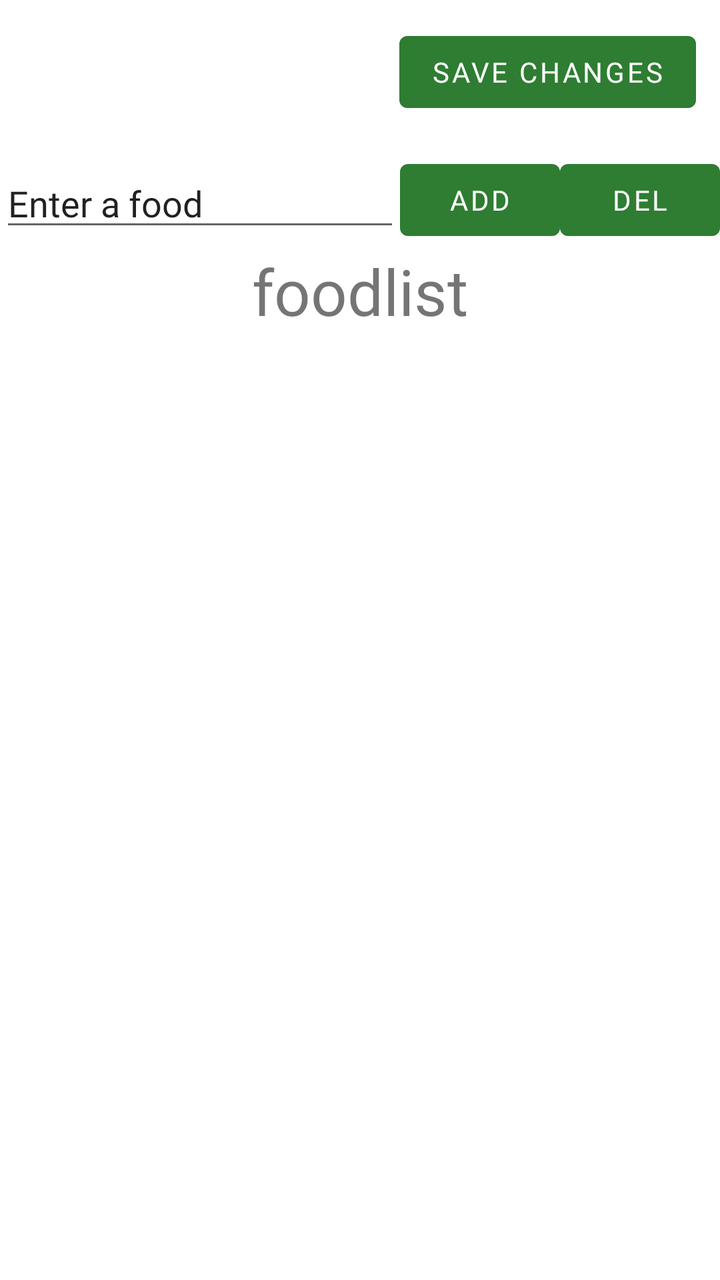
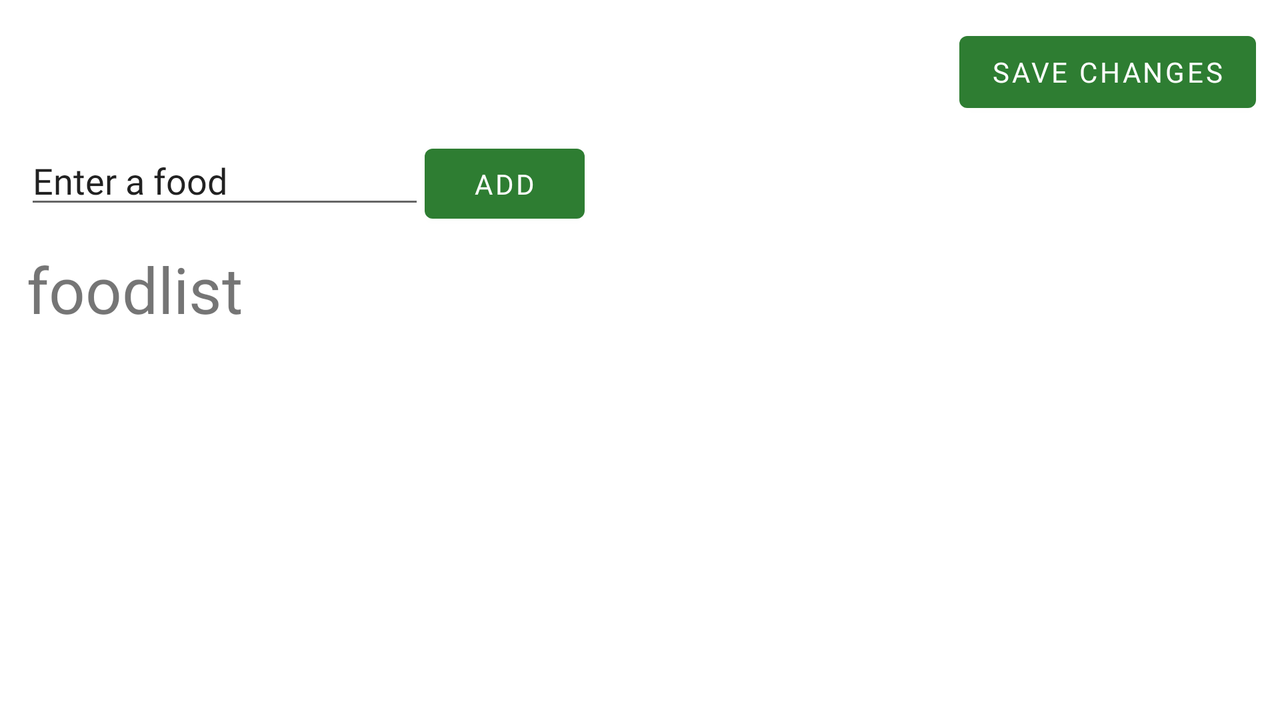

Two renders of one Android screen. The first uses the default layout on a phone; the second uses the alternative layout the repository ships for a different screen configuration, on a matching device. The two XML files are below.
<!-- AndroidManifest.xml: application theme Theme.WhereToEat -->
<!-- res/layout/activity_food_list.xml -->
<?xml version="1.0" encoding="utf-8"?>
<androidx.constraintlayout.widget.ConstraintLayout xmlns:android="http://schemas.android.com/apk/res/android"
    xmlns:app="http://schemas.android.com/apk/res-auto"
    xmlns:tools="http://schemas.android.com/tools"
    android:layout_width="match_parent"
    android:layout_height="match_parent"

    tools:context=".FoodList">
    <Button
        android:id="@+id/save_button"
        android:layout_width="wrap_content"
        android:layout_height="wrap_content"
        android:text="@string/save"
        android:layout_margin="12dp"
        app:layout_constraintEnd_toEndOf="parent"
        app:layout_constraintTop_toTopOf="parent"/>
    <LinearLayout
        android:id="@+id/enter_food"
        android:layout_width="match_parent"
        android:layout_height="wrap_content"
        android:gravity="center"
        android:layout_marginTop="16dp"
        app:layout_constraintStart_toStartOf="parent"
        app:layout_constraintEnd_toEndOf="parent"
        app:layout_constraintTop_toBottomOf="@+id/save_button">
        <EditText
            android:id="@+id/new_food_text"
            android:layout_width="200dp"
            android:layout_height="wrap_content"
            android:ems="10"
            android:inputType="textPersonName"
            android:text="@string/enter_a_food" />
        <Button
            android:id="@+id/add_button"
            android:layout_width="80dp"
            android:layout_height="wrap_content"
            android:text="@string/add" />
        <Button
            android:id="@+id/remove_button"
            android:layout_width="80dp"
            android:layout_height="wrap_content"
            android:text="@string/remove" />
    </LinearLayout>

    <TextView
        android:id="@+id/food_list"
        android:layout_width="wrap_content"
        android:layout_height="wrap_content"
        android:text="foodlist"
        android:textSize="32sp"
        app:layout_constraintEnd_toEndOf="parent"
        app:layout_constraintStart_toStartOf="parent"
        app:layout_constraintTop_toBottomOf="@+id/enter_food" />

    <androidx.recyclerview.widget.RecyclerView
        android:id="@+id/rv_foods"
        android:layout_width="match_parent"
        android:layout_height="match_parent"/>

</androidx.constraintlayout.widget.ConstraintLayout>
<!-- resources referenced by this layout -->
<resources>
  <string name="add">Add</string>
  <string name="enter_a_food">Enter a food</string>
  <string name="remove">Del</string>
  <string name="save">Save Changes</string>
  <style name="Theme.WhereToEat" parent="Theme.MaterialComponents.DayNight.DarkActionBar">
          
          <item name="colorPrimary">@color/green</item>
          <item name="colorPrimaryVariant">@color/green_dark</item>
          <item name="colorOnPrimary">@color/white</item>
          
          <item name="colorSecondary">@color/orange</item>
          <item name="colorSecondaryVariant">@color/orange_dark</item>
          <item name="colorOnSecondary">@color/black</item>
          
          <item name="android:statusBarColor" tools:targetApi="l">?attr/colorPrimaryVariant</item>
          
          <item name="android:fontFamily">@font/aclonica</item>
          <item name="fontFamily">@font/aclonica</item>
      </style>
  <color name="green">#2e7d32</color>
  <color name="green_dark">#005005</color>
  <color name="white">#FFFFFFFF</color>
  <color name="orange">#ff8f00</color>
  <color name="orange_dark">#c56000</color>
  <color name="black">#FF000000</color>
</resources>
<!-- res/layout-land/activity_food_list.xml (the repository's variant of the layout above) -->
<!-- drawn on the phone turned sideways -->
<?xml version="1.0" encoding="utf-8"?>
<androidx.constraintlayout.widget.ConstraintLayout xmlns:android="http://schemas.android.com/apk/res/android"
    xmlns:app="http://schemas.android.com/apk/res-auto"
    xmlns:tools="http://schemas.android.com/tools"
    android:layout_width="match_parent"
    android:layout_height="match_parent"

    tools:context=".FoodList">

    <Button
        android:id="@+id/save_button"
        android:layout_width="wrap_content"
        android:layout_height="wrap_content"
        android:layout_margin="12dp"
        android:layout_marginTop="16dp"
        android:layout_marginEnd="16dp"
        android:text="@string/save"
        app:layout_constraintEnd_toEndOf="parent"
        app:layout_constraintTop_toTopOf="parent" />

    <LinearLayout
        android:id="@+id/enter_food"
        android:layout_width="332dp"
        android:layout_height="47dp"
        android:layout_marginTop="8dp"
        app:layout_constraintEnd_toEndOf="parent"
        app:layout_constraintHorizontal_bias="0.04"
        app:layout_constraintStart_toStartOf="parent"
        app:layout_constraintTop_toBottomOf="@+id/save_button">

        <EditText
            android:id="@+id/new_food_text"
            android:layout_width="200dp"
            android:layout_height="wrap_content"
            android:ems="10"
            android:inputType="textPersonName"
            android:text="@string/enter_a_food" />

        <Button
            android:id="@+id/add_button"
            android:layout_width="80dp"
            android:layout_height="wrap_content"
            android:text="@string/add" />
        
        
        
        
        
    </LinearLayout>

    <TextView
        android:id="@+id/food_list"
        android:layout_width="wrap_content"
        android:layout_height="wrap_content"
        android:layout_marginTop="8dp"
        android:text="foodlist"
        android:textSize="32sp"
        app:layout_constraintEnd_toEndOf="parent"
        app:layout_constraintHorizontal_bias="0.025"
        app:layout_constraintStart_toStartOf="parent"
        app:layout_constraintTop_toBottomOf="@+id/enter_food" />

    <androidx.recyclerview.widget.RecyclerView
        android:id="@+id/rv_foods"
        android:layout_width="329dp"
        android:layout_height="217dp"
        android:layout_marginTop="68dp"
        app:layout_constraintEnd_toEndOf="parent"
        app:layout_constraintHorizontal_bias="0.932"
        app:layout_constraintStart_toStartOf="parent"
        app:layout_constraintTop_toTopOf="parent" />

</androidx.constraintlayout.widget.ConstraintLayout>
<!-- resources referenced by the variant -->
<!-- as the phone turned sideways resolves them -->
<resources>
  <string name="add">Add</string>
  <string name="enter_a_food">Enter a food</string>
  <string name="save">Save Changes</string>
  <style name="Theme.WhereToEat" parent="Theme.MaterialComponents.DayNight.DarkActionBar">
          
          <item name="colorPrimary">@color/green</item>
          <item name="colorPrimaryVariant">@color/green_dark</item>
          <item name="colorOnPrimary">@color/white</item>
          
          <item name="colorSecondary">@color/orange</item>
          <item name="colorSecondaryVariant">@color/orange_dark</item>
          <item name="colorOnSecondary">@color/black</item>
          
          <item name="android:statusBarColor" tools:targetApi="l">?attr/colorPrimaryVariant</item>
          
          <item name="android:fontFamily">@font/aclonica</item>
          <item name="fontFamily">@font/aclonica</item>
      </style>
  <color name="green">#2e7d32</color>
  <color name="green_dark">#005005</color>
  <color name="white">#FFFFFFFF</color>
  <color name="orange">#ff8f00</color>
  <color name="orange_dark">#c56000</color>
  <color name="black">#FF000000</color>
</resources>
